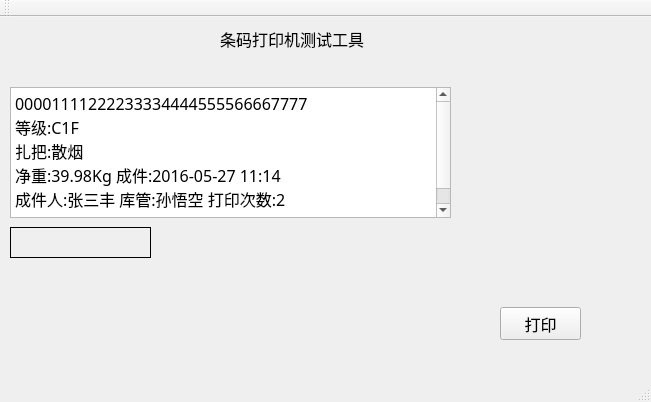
<?xml version="1.0" encoding="UTF-8"?>
<ui version="4.0">
 <class>MainWindow</class>
 <widget class="QMainWindow" name="MainWindow">
  <property name="geometry">
   <rect>
    <x>0</x>
    <y>0</y>
    <width>651</width>
    <height>402</height>
   </rect>
  </property>
  <property name="windowTitle">
   <string>MainWindow</string>
  </property>
  <widget class="QWidget" name="centralWidget">
   <property name="font">
    <font>
     <family>Agency FB</family>
     <pointsize>12</pointsize>
    </font>
   </property>
   <widget class="QTextEdit" name="text">
    <property name="geometry">
     <rect>
      <x>10</x>
      <y>70</y>
      <width>441</width>
      <height>131</height>
     </rect>
    </property>
    <property name="html">
     <string>&lt;!DOCTYPE HTML PUBLIC &quot;-//W3C//DTD HTML 4.0//EN&quot; &quot;http://www.w3.org/TR/REC-html40/strict.dtd&quot;&gt;
&lt;html&gt;&lt;head&gt;&lt;meta name=&quot;qrichtext&quot; content=&quot;1&quot; /&gt;&lt;style type=&quot;text/css&quot;&gt;
p, li { white-space: pre-wrap; }
&lt;/style&gt;&lt;/head&gt;&lt;body style=&quot; font-family:'Agency FB'; font-size:12pt; font-weight:400; font-style:normal;&quot;&gt;
&lt;p style=&quot; margin-top:0px; margin-bottom:0px; margin-left:0px; margin-right:0px; -qt-block-indent:0; text-indent:0px;&quot;&gt;00001111222233334444555566667777&lt;/p&gt;
&lt;p style=&quot; margin-top:0px; margin-bottom:0px; margin-left:0px; margin-right:0px; -qt-block-indent:0; text-indent:0px;&quot;&gt;等级:C1F&lt;/p&gt;
&lt;p style=&quot; margin-top:0px; margin-bottom:0px; margin-left:0px; margin-right:0px; -qt-block-indent:0; text-indent:0px;&quot;&gt;扎把:散烟&lt;/p&gt;
&lt;p style=&quot; margin-top:0px; margin-bottom:0px; margin-left:0px; margin-right:0px; -qt-block-indent:0; text-indent:0px;&quot;&gt;净重:39.98Kg 成件:2016-05-27 11:14&lt;/p&gt;
&lt;p style=&quot; margin-top:0px; margin-bottom:0px; margin-left:0px; margin-right:0px; -qt-block-indent:0; text-indent:0px;&quot;&gt;成件人:张三丰 库管:孙悟空 打印次数:2&lt;/p&gt;
&lt;p style=&quot;-qt-paragraph-type:empty; margin-top:0px; margin-bottom:0px; margin-left:0px; margin-right:0px; -qt-block-indent:0; text-indent:0px;&quot;&gt;&lt;br /&gt;&lt;/p&gt;&lt;/body&gt;&lt;/html&gt;</string>
    </property>
   </widget>
   <widget class="QPushButton" name="print">
    <property name="geometry">
     <rect>
      <x>500</x>
      <y>290</y>
      <width>81</width>
      <height>33</height>
     </rect>
    </property>
    <property name="text">
     <string>打印</string>
    </property>
   </widget>
   <widget class="QLabel" name="tip">
    <property name="geometry">
     <rect>
      <x>10</x>
      <y>210</y>
      <width>141</width>
      <height>31</height>
     </rect>
    </property>
    <property name="frameShape">
     <enum>QFrame::Box</enum>
    </property>
    <property name="text">
     <string/>
    </property>
   </widget>
   <widget class="QLabel" name="label_3">
    <property name="geometry">
     <rect>
      <x>220</x>
      <y>10</y>
      <width>180</width>
      <height>24</height>
     </rect>
    </property>
    <property name="text">
     <string>条码打印机测试工具</string>
    </property>
   </widget>
  </widget>
  <widget class="QMenuBar" name="menuBar">
   <property name="geometry">
    <rect>
     <x>0</x>
     <y>0</y>
     <width>651</width>
     <height>26</height>
    </rect>
   </property>
  </widget>
  <widget class="QToolBar" name="mainToolBar">
   <attribute name="toolBarArea">
    <enum>TopToolBarArea</enum>
   </attribute>
   <attribute name="toolBarBreak">
    <bool>false</bool>
   </attribute>
  </widget>
  <widget class="QStatusBar" name="statusBar"/>
 </widget>
 <layoutdefault spacing="6" margin="11"/>
 <resources/>
 <connections/>
</ui>
